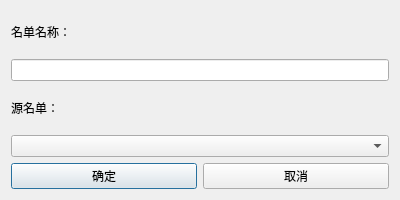
<?xml version="1.0" encoding="UTF-8"?>
<ui version="4.0">
 <class>NewCopyDialog</class>
 <widget class="QDialog" name="NewCopyDialog">
  <property name="geometry">
   <rect>
    <x>0</x>
    <y>0</y>
    <width>400</width>
    <height>200</height>
   </rect>
  </property>
  <property name="windowTitle">
   <string>新建名单</string>
  </property>
  <layout class="QVBoxLayout" name="verticalLayout">
   <item>
    <widget class="QLabel" name="labelName">
     <property name="text">
      <string>名单名称：</string>
     </property>
    </widget>
   </item>
   <item>
    <widget class="QLineEdit" name="editName"/>
   </item>
   <item>
    <widget class="QLabel" name="labelSource">
     <property name="text">
      <string>源名单：</string>
     </property>
    </widget>
   </item>
   <item>
    <widget class="QComboBox" name="comboSource"/>
   </item>
   <item>
    <layout class="QHBoxLayout" name="horizontalLayout">
     <item>
      <widget class="QPushButton" name="btnOk">
       <property name="text">
        <string>确定</string>
       </property>
      </widget>
     </item>
     <item>
      <widget class="QPushButton" name="btnCancel">
       <property name="text">
        <string>取消</string>
       </property>
      </widget>
     </item>
    </layout>
   </item>
  </layout>
 </widget>
 <resources/>
 <connections/>
</ui>
